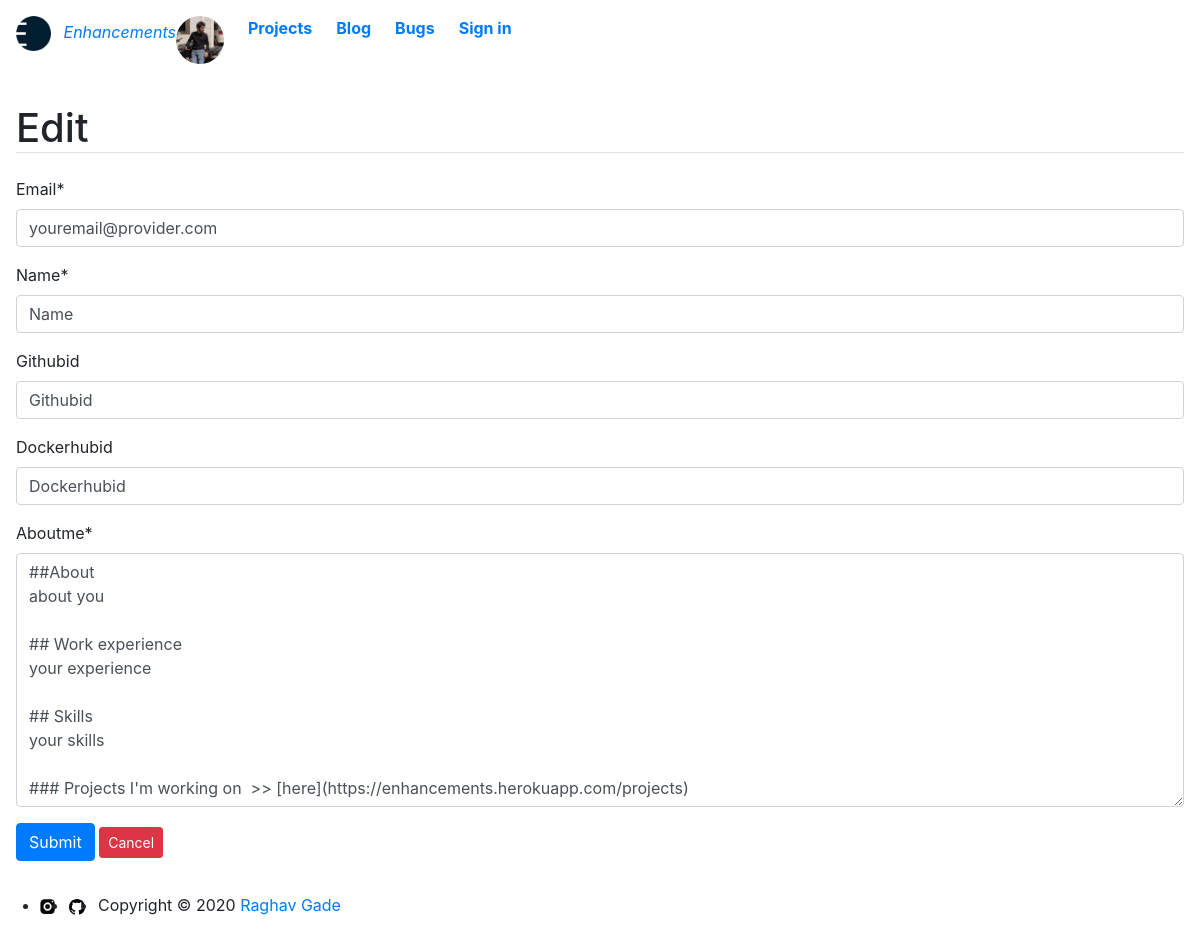
Page /editaboutme on the committed database.
### base/models.py (models this page shows, shortened)
class Aboutme(models.Model):
    email = models.CharField(max_length=200,default='',editable="false")
    name = models.CharField(max_length=100,null=True)
    githubid = models.CharField(max_length=100,null=True,blank=True)
    dockerhubid = models.CharField(max_length=100,blank=True)
    aboutme = MDTextField(null=True)

### base/views.py (the view)
# urls.py: path('editaboutme', views.aboutmeedit, name="editaboutme"),
def aboutmeedit(request,):
    profile = Aboutme.objects.get(id=1)
    form = AboutmeForm(instance=profile)
    if request.method == 'POST':
        form = AboutmeForm(request.POST, request.FILES, instance=profile)
        if form.is_valid():
            form.save()
            messages.info(request, 'Updated.')
            return redirect('aboutme')
    context = {
        'form' : form,
        }
    return render(request,'base/profileedit.html', context)

### base/forms.py
class AboutmeForm(ModelForm):
    class Meta:
        model = Aboutme
        fields = '__all__'

### base/templates/base/profileedit.html (shortened to what this page needs)
{% extends 'base/main.html'%}
{% load static %}
{% block content%}
{% load crispy_forms_tags%}
<main class="container-lg px-3 pb-3">
    <h1 class="border-bottom h1 my-3 my-lg-4">Edit</h1>
        <form action="" autocomplete="off" method="POST" >
            {{ form|crispy }}
            <button type="submit" class="btn btn-primary">Submit</button>
            <a class="btn btn-sm btn-danger "  href="{% url 'home' %}">Cancel</a>
        </form>
</main>
{% endblock%}

### rows in the picture
Aboutme: email "youremail@provider.com", name "Name", githubid "Githubid", dockerhubid "Dockerhubid", aboutme "##About about you ## Work experience your experience ## Skills your skills ### Projects I'm working on >> [here](https://enhancements.herokuapp.com/projects)"
